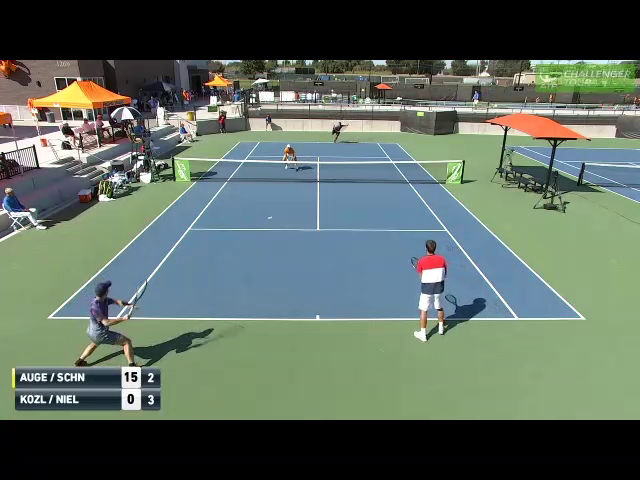
#> input picture frame 18 of test_match.mp4, 640 x 480 px, given in place of full_match.mp4, which was not available
$ python demo.py
#> lines starting #> are read from the running program, lines starting #| are printed output that depends on the picture; after the words box and inside, x2 and y2 are one past the last pixel; in counts of white or black regions, pixels touching at a corner belong together; pictures that were not available may be replaced by others from this repository, and a replacement may not be noted
'''
Matthew Uy 2017

Notes:

0. Look at t-10, 8, 6, 4, 2 frames to get scoreboard changes.

0.5. Look at the studies in the chrome tabs on the right.

1. why is it so slow? optimize (remove redundant stuff when traversing through each frame)
	- maybe because I am "traversing" through every pixel in the frame.
	- isn't this advised against in the opencv documentation? because it's a "numpy array" or something?

2. clean up code -> remove cruft -> variable names -> refactor (modularize)

after: should we track colour change in rgb?
	- or (convert to greyscale first)?
	- or (convert to the opposite colour of the tennis court first)?

- - - - - - - - - -

Resources:

- usask paper on tracking a tennis ball: http://www.collectionscanada.gc.ca/obj/s4/f2/dsk3/SSU/TC-SSU-08302006125935.pdf
- tennis ball + player tracking: http://epubs.surrey.ac.uk/733265/1/BMVC05.pdf

- read/display/write to a video: https://www.learnopencv.com/read-write-and-display-a-video-using-opencv-cpp-python/
- loop through pixels: https://pythonspot.com/en/image-data-and-operations/
- sample gameplay image: https://i.ytimg.com/vi/nQ7fkaJJyF0/maxresdefault.jpg

- hough circle http://opencv-python-tutroals.readthedocs.io/en/latest/py_tutorials/py_imgproc/py_houghcircles/py_houghcircles.html
- faster pixel loop? https://www.pyimagesearch.com/2017/08/28/fast-optimized-for-pixel-loops-with-opencv-and-python/

- more resources http://answers.opencv.org/question/69691/informative-websites-related-to-opencv/
- 'tennis' query: http://answers.opencv.org/questions/scope:all/sort:activity-desc/page:1/query:tennis/
- computer vision textbook: http://szeliski.org/Book/drafts/SzeliskiBook_20100903_draft.pdf

- edit a video with this? https://pypi.python.org/pypi/moviepy
... or this? https://gist.github.com/nkint/8576156

'''

# Video files
video_path = "full_match.mp4"

# opencv video attribute constants
VIDEO_CAPTURE_WIDTH = 3
VIDEO_CAPTURE_HEIGHT = 4
VIDEO_CAPTURE_FRAMES_PER_SECOND = 5

import cv2
import numpy as np
import matplotlib.pyplot as plt
from moviepy.editor import VideoFileClip, concatenate_videoclips
import sys

##### Video Editing #####

# [45 lines left out: functions trim_video, merge_video, cut_video_in_points_of_interest, not called in this run]


'''# 8:50pm, 11/21/17
- remove later... once cut_video_in_points_of_interest is finished

- note that clean_up_noisy_timestamps() returns the provided parameter.
'''
'''
# the algorithm produces margins that are slightly off, so I manually added some for now
point_timestamps = [[13.0, 21.933333333333334-2], [37.4-1, 39.0+2], [56.833333333333336, 61.666666666666664], [82.4, 88.43333333333334], [95.3]]
# removed the floats -> kind of removed one pause for the last point
#point_timestamps = [[12-2, 22], [34-2, 39+2], [54-2, 62+2], [82-2, 88+2], [95]]

cut_video_in_points_of_interest(point_timestamps)
'''

##### Video Capture #####

def capture_video():
	# return historical_colour_value
	# Create a VideoCapture object and read from input file
	# If the input is the camera, pass 0 instead of the video file name
	cap = cv2.VideoCapture(video_path)
	fgbg = cv2.createBackgroundSubtractorMOG2()

	# Check if camera opened successfully
	if (cap.isOpened() == False):
		print("Error opening video stream or file")

	historical_colour_value = []
	historical_pixel_values = []

	# note: fix the variable naming situation later
	# convert all of the 'box's and 'top'/'bottom' to a single scoreboard
	historical_top_box_colour_value = []
	previous_top_pixel_matrix = []
	historical_bottom_box_colour_value = []
	previous_bottom_pixel_matrix = []

	historical_scoreboard_matrix_values = [[], [], [], [], []]

	# get video properties
	width = int(cap.get(VIDEO_CAPTURE_WIDTH))
	height = int(cap.get(VIDEO_CAPTURE_HEIGHT))
	frames_per_second = float(cap.get(VIDEO_CAPTURE_FRAMES_PER_SECOND))
	num_frames = int(cap.get(cv2.CAP_PROP_FRAME_COUNT)) # used for video length

	##### framing properties:
	### entire view
	left = 0#(width//10)
	right = width#width - (width//10)
	top = 0 #+ (height//3)
	bottom = height

	### scoreboard only
	scoreboard_left = 148
	scoreboard_right = 167
	# number on the first row of the scoreboard
	scoreboard_top_1 = 370
	scoreboard_bottom_1 = 390
	# number on the second row of the scoreboard
	scoreboard_top_2 = 398
	scoreboard_bottom_2 = 418
	scoreboard_epsilon = 5

	current_frame = 0

	# Read until video is completed
	while(cap.isOpened()):
		# Capture frame-by-frame
		ret, frame = cap.read()
#> frame is the input picture: shape (480, 640, 3); mean B, G, R 95.6, 106.1, 92.6
		current_frame += 1

		#frame = cv2.blur(frame,(1,1))# gaussian blur

		if ret == True:
			############### Entire view
			total_colour_value = 0
			#################################### "Top half"
			'''left = (width//3)
			right = width - (width//3)
			top = 0# + (height//15)
			bottom = height//4
			cv2.rectangle(frame,(left, top),(right, bottom),(0,255,0),5) # test: draw it on top of the video


			# traverse every pixel in the image.
			#(maybe iterate through every (12?) pixels to increase speed?) -> scale x,y?

			for pixel_y in range(top, bottom, 12):
				for pixel_x in range(left, right, 12):
					# save the 'total' average pixel value
					total_colour_value += frame[pixel_y][pixel_x][0] # indexes 0,1,2 = 'rgb'?
					total_colour_value += frame[pixel_y][pixel_x][1]
					total_colour_value += frame[pixel_y][pixel_x][2]'''

			#################################### "Bottom half"
			'''left = 0#(width//10)
			right = width#width - (width//10)
			top = 0 + (height//3)
			bottom = height'''


			# 1. Look at the entire screen


			cv2.rectangle(frame,(left, top),(right, bottom),(0,255,0),5) # test: draw it on top of the video
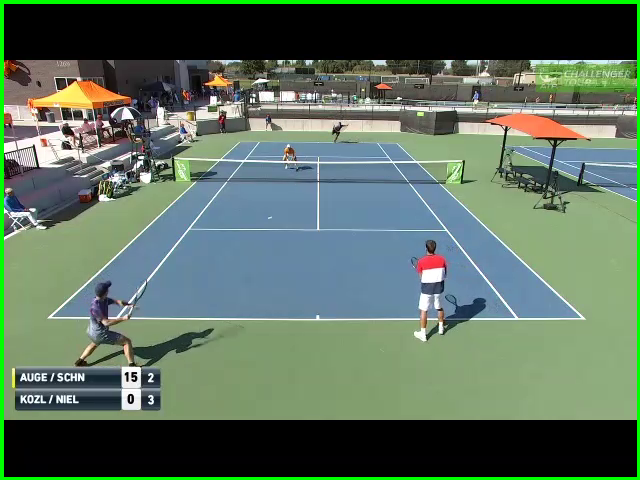
#> frame: shape (480, 640, 3); 2.54% of pixels changed, all inside (x1, y1, x2, y2) = (0, 0, 640, 480)

			# traverse every pixel in the image.
			#(maybe iterate through every (12?) pixels to increase speed?) -> scale x,y?
			#total_colour_value = 0

			for pixel_y in range(top, bottom, 12):
				for pixel_x in range(left, right, 12):
					# save the 'total' average pixel value
					total_colour_value += frame[pixel_y][pixel_x][0] # indexes 0,1,2 = 'rgb'?
					total_colour_value += frame[pixel_y][pixel_x][1]
					total_colour_value += frame[pixel_y][pixel_x][2]
#> after the loop, total_colour_value = 639432

			#print(total_colour_value)
			historical_colour_value.append(total_colour_value)


			###############
			# 1. Look at the scoreboard (so we can see when the point ends)
			frame = fgbg.apply(frame) # background substraction seems to clean up the scorebaord area.
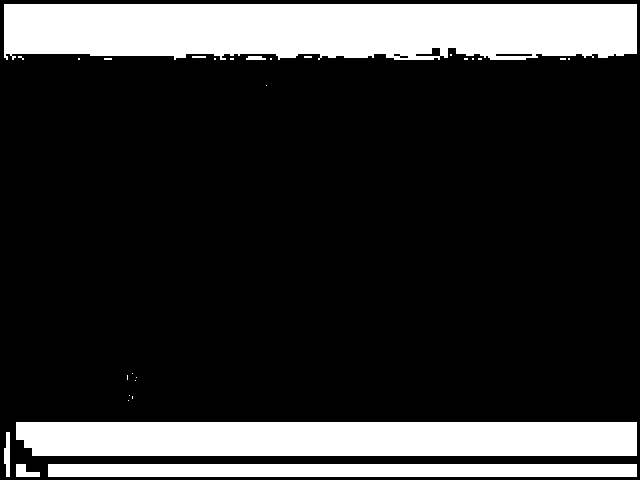
#> frame: shape (480, 640); values 127 (black) and 255 (white), 20.2% white; 28 white regions (21 under 20 px), largest, box (x1, y1, x2, y2) and area: (4, 4, 637, 60) 32766, (16, 422, 637, 456) 20922, (48, 464, 637, 477) 7657


			changed_pixels = 0

			# 1.a) look at the the scoreboard

			# show where we are looking at:
			#cv2.rectangle(frame,(scoreboard_left, scoreboard_top_1),(scoreboard_right, scoreboard_bottom_1),(0,255,0),1)

			#print("Current time:", current_frame/frames_per_second)

			# traverse every pixel in the scoreboard.
			if len(historical_top_box_colour_value) > 0:
				current_pixel_index = 0
				for pixel_y in range(scoreboard_left, scoreboard_right, 1):
					for pixel_x in range(scoreboard_top_1, scoreboard_bottom_2, 1):

						# compare t-2, 4, 6, 8 and 10
						if frame[pixel_y][pixel_x] != previous_top_pixel_matrix[current_pixel_index]:#frame[pixel_y][pixel_x] > previous_top_pixel_matrix[current_pixel_index]+scoreboard_epsilon and frame[pixel_y][pixel_x] < previous_top_pixel_matrix[current_pixel_index]-scoreboard_epsilon:
							pixel_differential = frame[pixel_y][pixel_x]-previous_top_pixel_matrix[current_pixel_index]
							if pixel_differential > 100:
								changed_pixels += 1
						current_pixel_index += 1

						#changed_pixels += frame[pixel_y][pixel_x]#[0] # indexes 0,1,2 = 'rgb'?
						#changed_pixels += frame[pixel_y][pixel_x][1]
						#changed_pixels += frame[pixel_y][pixel_x][2]

			previous_top_pixel_matrix = []
			## save previous pixel values from t-(2, 4, 6, 8, 10) seconds
			for pixel_y in range(scoreboard_left, scoreboard_right, 1):
				for pixel_x in range(scoreboard_top_1, scoreboard_bottom_2, 1):

					# compare stuff here?
					#frame_values.append(frame[pixel_y][pixel_x])

					previous_top_pixel_matrix.append(frame[pixel_y][pixel_x])
#> after the loop, previous_top_pixel_matrix = 912 values from 127 to 127


			# save pixel values at each second
			if current_frame % round(frames_per_second) == 0: # frames_per_second is somthing like 29.9699...
				'''for pixel_y in range(scoreboard_left, scoreboard_right, 1):
					for pixel_x in range(scoreboard_top_1, scoreboard_bottom_2, 1):
						previous_top_pixel_matrix.append(frame[pixel_y][pixel_x])'''
				historical_scoreboard_matrix_values[0].append(frame[pixel_y][pixel_x])
				# grab the values here, because this will occur once a second.
				#print(round(current_frame/frames_per_second, 2))

				# print percentage of video "traversed".
				i = int(round(current_frame/num_frames*100, 1))
				sys.stdout.write("\r%d%%" % i) # is there documentation for this? looks interesting.
				sys.stdout.flush()
				if i >= 99: # Add a newline when the progress text is complete.
					sys.stdout.write("\r%d%%" % 100)
					print ("")


			'''print (previous_top_pixel_matrix, "\n\n")
			#print (changed_pixels)
			if changed_pixels > 0:
				print("changed")
			else:
				print("not changed")'''


			# smooth out data:
			if changed_pixels > 10:
				changed_pixels = 10

			historical_top_box_colour_value.append(changed_pixels)


			###

			'''
			# 1.b) look at the "bottom" box
			changed_pixels = 0
			# show where we are looking at:
			#cv2.rectangle(frame,(scoreboard_left, scoreboard_top_1),(scoreboard_right, scoreboard_bottom_1),(0,255,0),1) # test: draw it on top of the video
			# traverse every pixel in the scoreboard.
			if len(historical_bottom_box_colour_value) > 0:
				current_pixel_index = 0
				for pixel_y in range(scoreboard_left, scoreboard_right, 1):
					for pixel_x in range(scoreboard_top_2, scoreboard_bottom_2, 1):
						if frame[pixel_y][pixel_x] != previous_bottom_pixel_matrix[current_pixel_index]:
							changed_pixels += 1
						current_pixel_index += 1

			previous_bottom_pixel_matrix = []
			# save previous pixel values
			for pixel_y in range(scoreboard_left, scoreboard_right, 1):
				for pixel_x in range(scoreboard_top_2, scoreboard_bottom_2, 1):
					previous_bottom_pixel_matrix.append(frame[pixel_y][pixel_x])

			# smooth out data:
			if changed_pixels > 10:
				changed_pixels = changed_pixels/5

			historical_bottom_box_colour_value.append(changed_pixels)
			'''


			################


			# Display the resulting frame
			#cv2.imshow('Frame', frame)


			# Press Q on keyboard to exit
			if cv2.waitKey(1) & 0xFF == ord('q'):
#> (key q is pressed here)
				break

		# Break the loop
		else:
			break

	# When everything is done, release the video capture object
	cap.release()

	# Closes all the frames
	cv2.destroyAllWindows()

	return historical_colour_value, historical_top_box_colour_value

##### Video Data Processing #####

# [245 lines left out: functions get_modified_mean, equalize_list_length, find_points_above_threshold, find_points_within_threshold, get_derivative_of_list, remove_singleton_frames and 4 more, not called in this run]

'''# 8:50pm, 11/21/17 - remove later...
1. once timestamp detection is fixed
2. when clean_up_noisy_timestamps is finished after that.
print(clean_up_noisy_timestamps([13.0, 18.633333333333333, 37.4, 56.833333333333336, 82.4, 89.13333333333334, 95.3], \
	[0.03333333333333333, 0.03333333333333333, 5.033333333333333, 10.166666666666666, 16.933333333333334, 21.933333333333334, 39.0, 60.93333333333333, 61.666666666666664, 65.93333333333334, 88.43333333333334]))
'''

##### Diagnostic/Testing #####

# [12 lines left out: function plot_graph, not called in this run]


##############################

if __name__ == '__main__':
	# Add test cases later?
	#import doctest
	#doctest.testmod()

	# maybe do a 'profile' to see how fast things are going?
	import time
	start = time.time() # ^ like this?

	# Capture motion data from various "areas" of the video
	print("Capturing video...")
	historical_colour_value, scoreboard_first_row_values = capture_video()
#> historical_colour_value = [639432]; scoreboard_first_row_values = [0]
	print("Done...")

	# print out time elapsed.
	end = time.time()
	elapsed = round(end - start, 2)
	print ("Video traversal took about", elapsed, "seconds.")

$ run again, starting later in the video
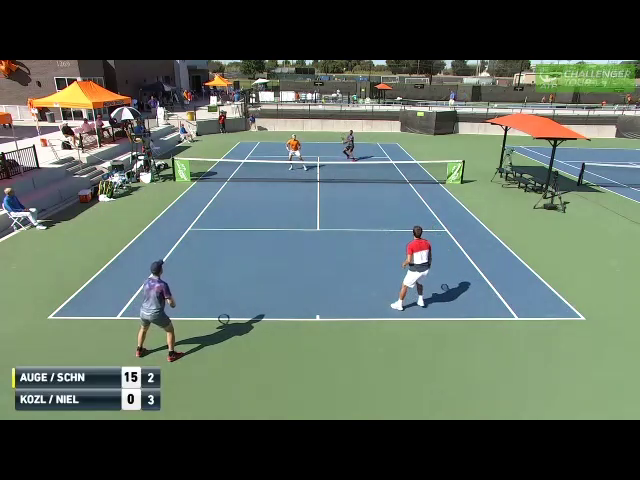
#> input picture frame 83 of test_match.mp4, 640 x 480 px, given in place of full_match.mp4, which was not available
#> in capture_video, frame is the input picture: shape (480, 640, 3); mean B, G, R 94.9, 105.6, 92.1
#> in capture_video, `cv2.rectangle(frame,(left, top),(right, bottom),(0,255,0),5)`:
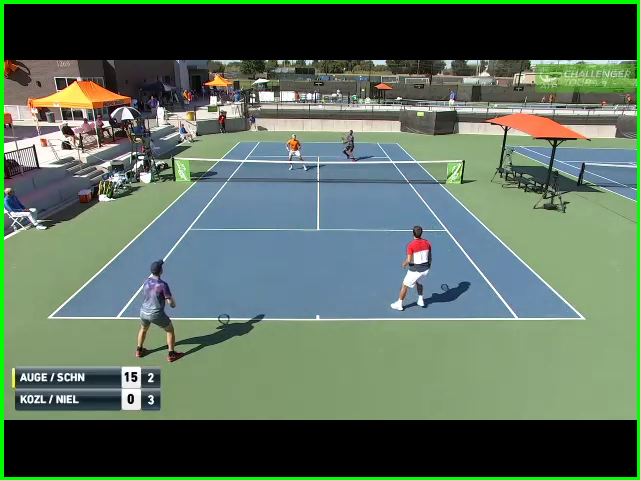
#> frame: shape (480, 640, 3); 2.54% of pixels changed, all inside (x1, y1, x2, y2) = (0, 0, 640, 480)
#> after the loop in capture_video, `for pixel_y in range(top, bottom, 12):`: total_colour_value = 635633
#> in capture_video, `frame = fgbg.apply(frame)`:
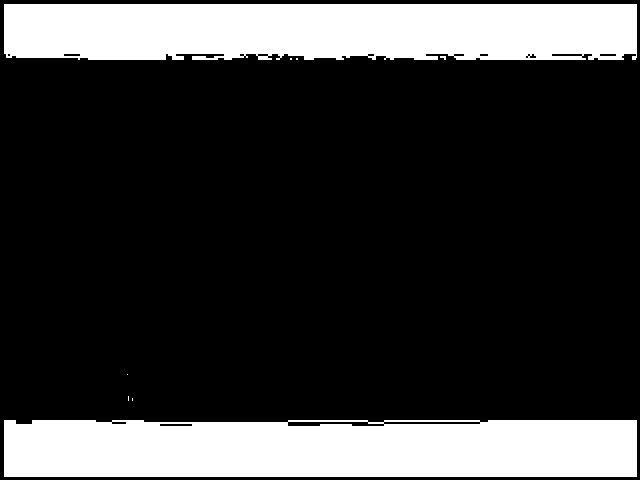
#> frame: shape (480, 640); values 127 (black) and 255 (white), 22.6% white; 8 white regions (6 under 20 px), largest, box (x1, y1, x2, y2) and area: (4, 420, 637, 477) 35077, (4, 4, 637, 60) 34166
#> after the loop in capture_video, `for pixel_y in range(scoreboard_left, scoreboard_right, 1):`: previous_top_pixel_matrix = 912 values from 127 to 127
#> historical_colour_value = [635633]; scoreboard_first_row_values = [0]

$ run again, starting later in the video
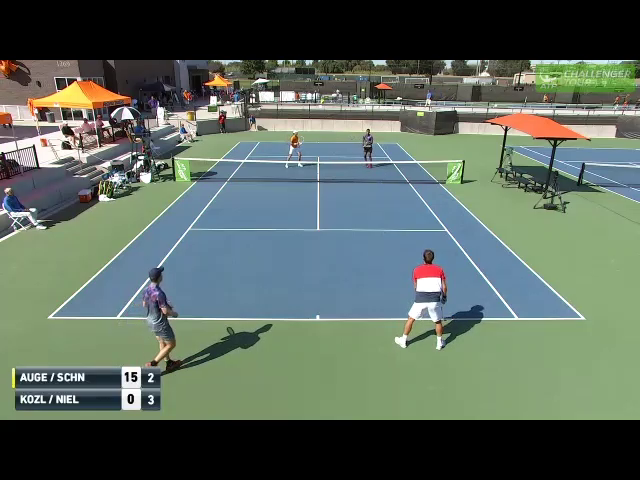
#> input picture frame 148 of test_match.mp4, 640 x 480 px, given in place of full_match.mp4, which was not available
#> in capture_video, frame is the input picture: shape (480, 640, 3); mean B, G, R 93.9, 104.3, 91.1
#> in capture_video, `cv2.rectangle(frame,(left, top),(right, bottom),(0,255,0),5)`:
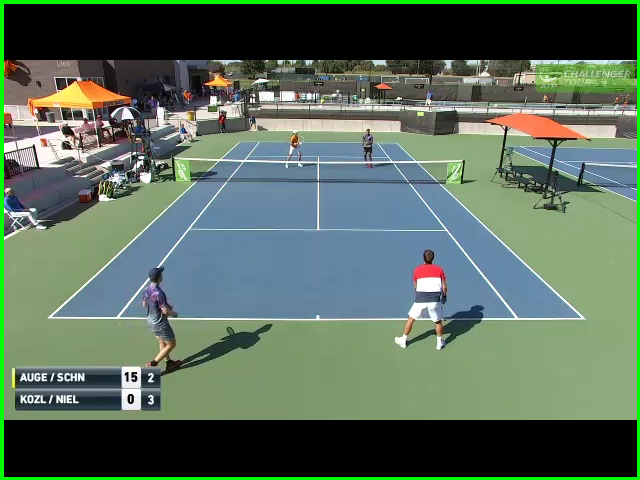
#> frame: shape (480, 640, 3); 2.54% of pixels changed, all inside (x1, y1, x2, y2) = (0, 0, 640, 480)
#> after the loop in capture_video, `for pixel_y in range(top, bottom, 12):`: total_colour_value = 628871
#> in capture_video, `frame = fgbg.apply(frame)`:
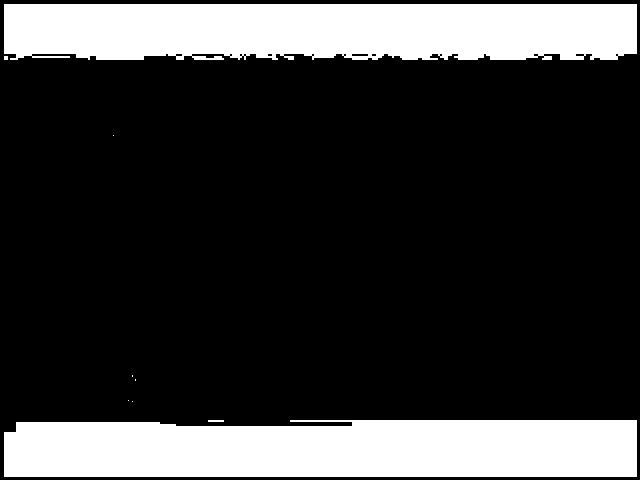
#> frame: shape (480, 640); values 127 (black) and 255 (white), 22.3% white; 9 white regions (6 under 20 px), largest, box (x1, y1, x2, y2) and area: (4, 420, 637, 477) 34653, (4, 4, 637, 60) 33854, (208, 420, 224, 422) 32
#> after the loop in capture_video, `for pixel_y in range(scoreboard_left, scoreboard_right, 1):`: previous_top_pixel_matrix = 912 values from 127 to 127
#> historical_colour_value = [628871]; scoreboard_first_row_values = [0]
